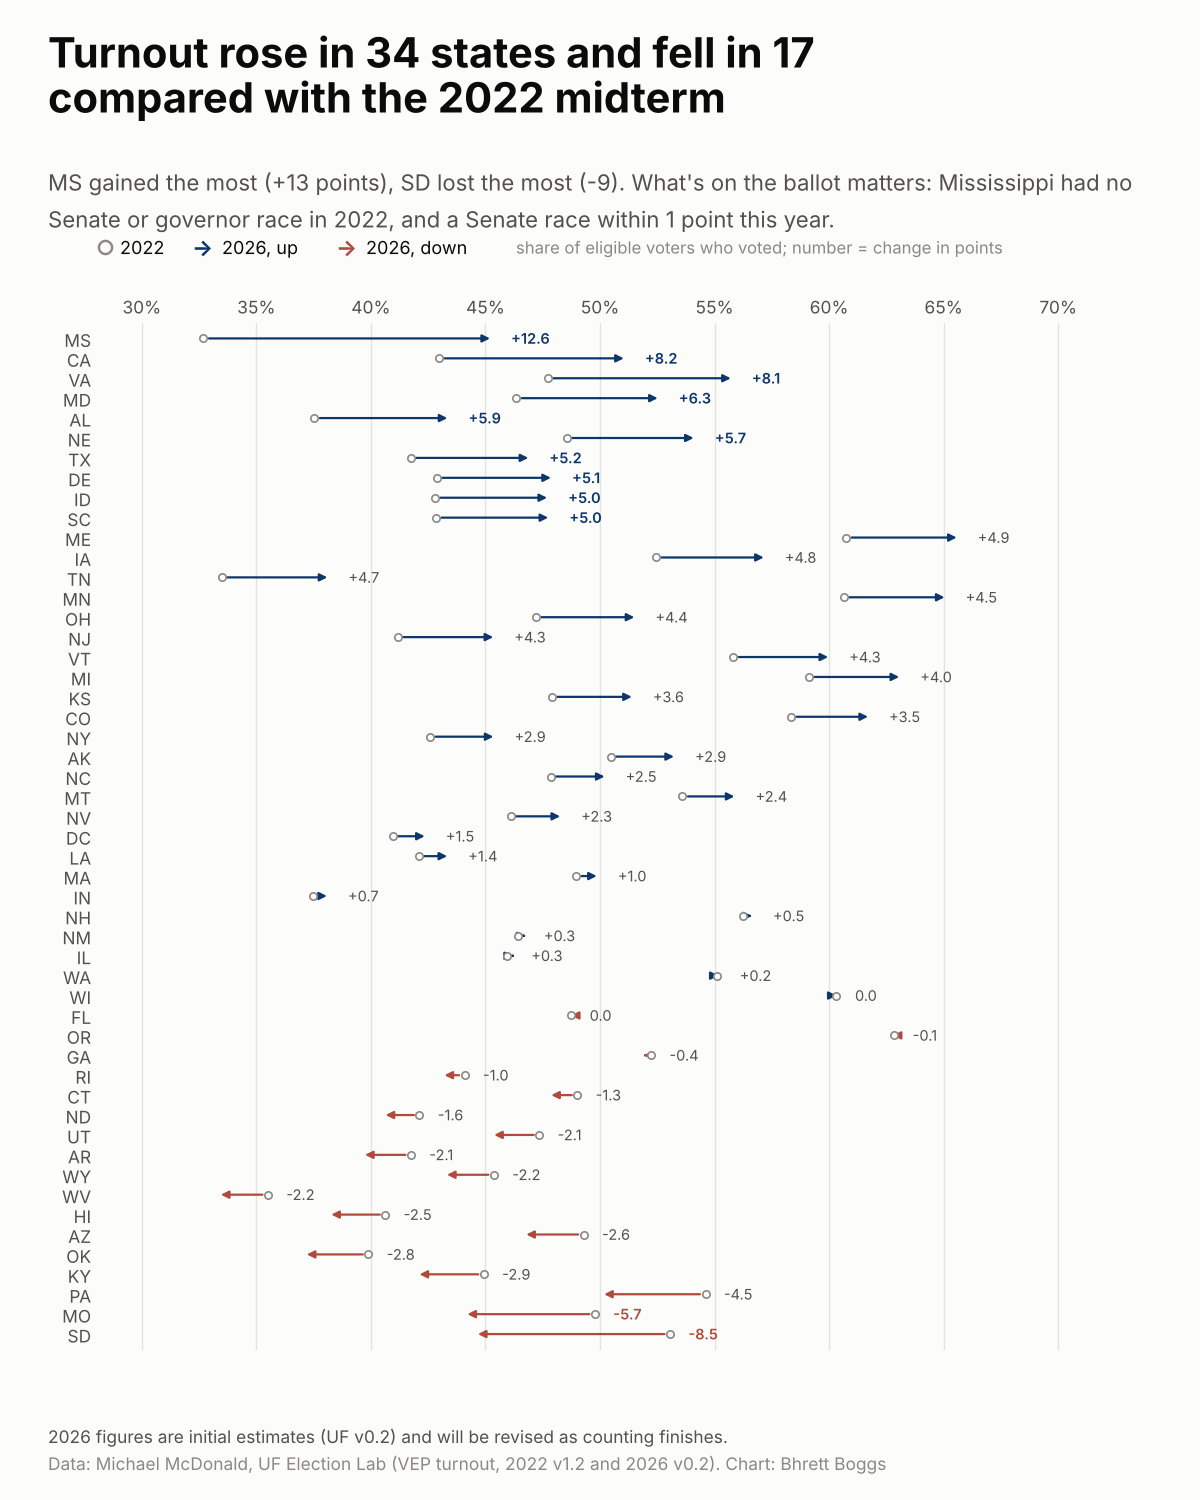

The script that saved this image:
"""Turnout change from the 2022 midterm to 2026, state by state.

Reads  data/clean/turnout_states_2022_2026.csv
Writes viz/turnout_change/turnout_change.png

One row per state: ring = 2022 turnout, dot = 2026 early estimate, sorted by change.
"""
import sys
from pathlib import Path

import matplotlib.pyplot as plt
import pandas as pd

sys.path.insert(0, str(Path(__file__).resolve().parents[1]))
from style import ACCENT, CLEAN, FIGSIZE, GRID, INK, INK_2, MUTED, SURFACE, footer, setup, titles  # noqa: E402

HERE = Path(__file__).resolve().parent
DOWN = "#b04a3d"


def main() -> None:
    setup()
    t = pd.read_csv(CLEAN / "turnout_states_2022_2026.csv").dropna().sort_values("change_pts")
    up, down = (t.change_pts > 0).sum(), (t.change_pts < 0).sum()
    top, bot = t.iloc[-1], t.iloc[0]

    fig = plt.figure(figsize=FIGSIZE, dpi=100)
    ax = fig.add_axes([0.08, 0.10, 0.84, 0.685])
    for i, r in enumerate(t.itertuples()):
        a, b = r.turnout_2022 * 100, r.turnout_2026 * 100
        col = ACCENT if b >= a else DOWN
        ax.annotate("", (b, i), (a, i), arrowprops=dict(arrowstyle="-|>", color=col, lw=1.6, mutation_scale=11,
                                                        shrinkA=4, shrinkB=2))
        ax.scatter([a], [i], s=28, facecolor=SURFACE, edgecolor=MUTED, lw=1.2, zorder=3)
        ax.text(max(a, b) + 0.8, i, f"{r.change_pts:+.1f}".replace("-0.0", "0.0").replace("+0.0", "0.0"), va="center", fontsize=10.5,
                color=col if abs(r.change_pts) >= 5 else INK_2, weight="semibold" if abs(r.change_pts) >= 5 else None)
    ax.set_yticks(range(len(t)))
    ax.set_yticklabels(t.state, fontsize=10.5)
    ax.set_ylim(-0.8, len(t) - 0.2)
    ax.set_xlim(28, 72)
    ax.xaxis.set_major_formatter(plt.FuncFormatter(lambda v, _: f"{v:.0f}%"))
    ax.xaxis.tick_top()
    ax.grid(axis="x", color=GRID, lw=1)
    ax.set_axisbelow(True)
    for s in ax.spines.values():
        s.set_visible(False)
    ax.tick_params(length=0, labelsize=12.5)

    fig.text(0.08, 0.835, "○", color=MUTED, fontsize=15, va="center", weight="bold")
    fig.text(0.10, 0.835, "2022", fontsize=13, color=INK, va="center")
    fig.text(0.16, 0.835, "→", color=ACCENT, fontsize=16, va="center", weight="bold")
    fig.text(0.185, 0.835, "2026, up", fontsize=13, color=INK, va="center")
    fig.text(0.28, 0.835, "→", color=DOWN, fontsize=16, va="center", weight="bold")
    fig.text(0.305, 0.835, "2026, down", fontsize=13, color=INK, va="center")
    fig.text(0.43, 0.835, "share of eligible voters who voted; number = change in points", fontsize=12, color=MUTED,
             va="center")

    titles(fig, f"Turnout rose in {up} states and fell in {down}",
           f"compared with the 2022 midterm",
           f"{top.state} gained the most ({top.change_pts:+.0f} points), {bot.state} lost the most "
           f"({bot.change_pts:+.0f}). What's on the ballot matters: Mississippi had no\nSenate or governor race in 2022, "
           "and a Senate race within 1 point this year.")
    footer(fig, [
        "2026 figures are initial estimates (UF v0.2) and will be revised as counting finishes.",
    ], "Michael McDonald, UF Election Lab (VEP turnout, 2022 v1.2 and 2026 v0.2)")

    out = HERE / "turnout_change.png"
    fig.savefig(out, facecolor=SURFACE)
    print(f"wrote {out}  up {up} down {down}")


if __name__ == "__main__":
    main()
